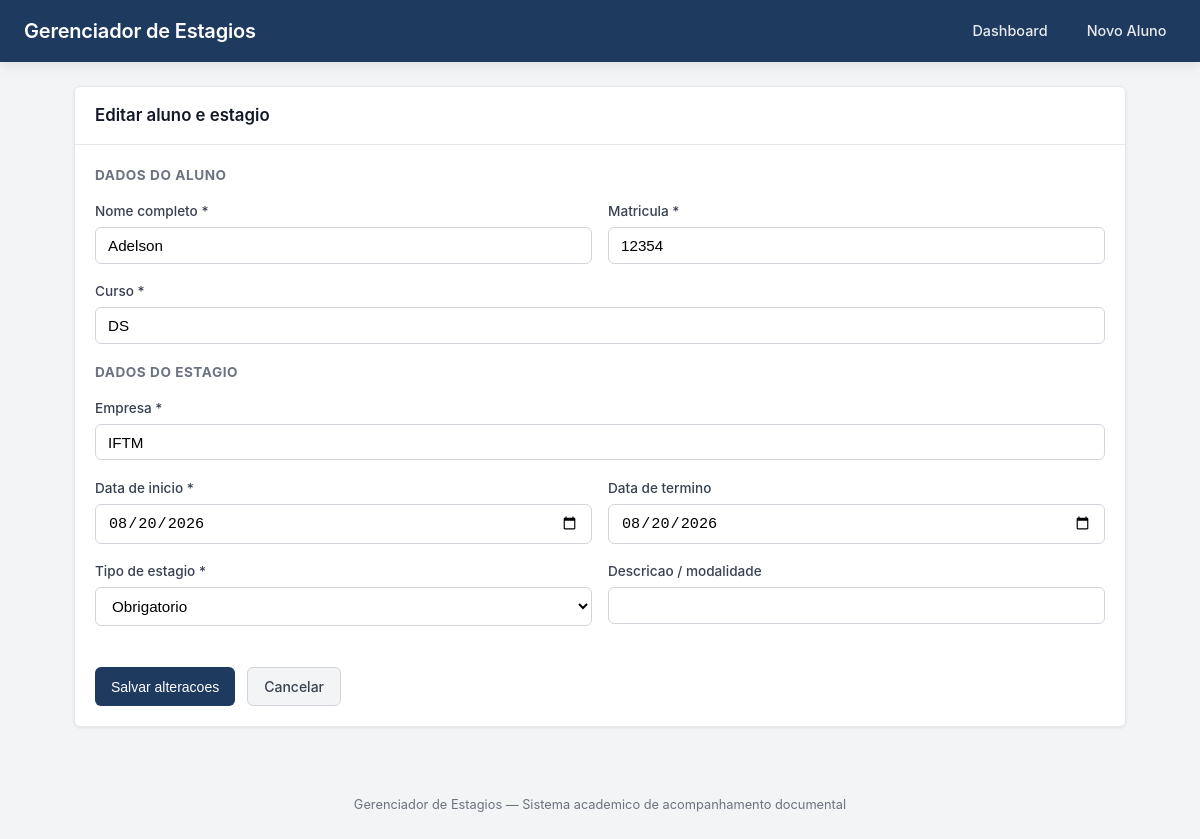
Page /aluno/1/editar on the committed database.
### tables this page shows
CREATE TABLE alunos (
    id INTEGER PRIMARY KEY AUTOINCREMENT,
    nome TEXT NOT NULL,
    matricula TEXT NOT NULL UNIQUE,
    curso TEXT NOT NULL,
    created_at DATETIME DEFAULT CURRENT_TIMESTAMP,
    updated_at DATETIME DEFAULT CURRENT_TIMESTAMP
);

CREATE TABLE estagios (
    id INTEGER PRIMARY KEY AUTOINCREMENT,
    aluno_id INTEGER NOT NULL,
    empresa TEXT NOT NULL,
    inicio DATE NOT NULL,
    termino DATE,
    obrigatorio INTEGER NOT NULL DEFAULT 1,
    tipo TEXT,
    situacao TEXT DEFAULT "PENDENTE",
    created_at DATETIME DEFAULT CURRENT_TIMESTAMP,
    updated_at DATETIME DEFAULT CURRENT_TIMESTAMP,
    FOREIGN KEY (aluno_id) REFERENCES alunos(id) ON DELETE CASCADE
);

### app.py (the view, shortened to what this page needs)
@app.route("/aluno/<int:aluno_id>/editar", methods=["GET", "POST"])
def editar_aluno(aluno_id):
    db = get_db()
    aluno_row = db.execute(
        "SELECT * FROM alunos WHERE id = ?", (aluno_id,)
    ).fetchone()
    if not aluno_row:
        flash("Aluno nao encontrado.", "error")
        return redirect(url_for("index"))
    estagio = db.execute(
        "SELECT * FROM estagios WHERE aluno_id = ? ORDER BY id DESC LIMIT 1",
        (aluno_id,),
    ).fetchone()
    return render_template("editar.html", aluno=aluno_row, estagio=estagio)

### app.py (called while the page is built)
def get_db():
    if "db" not in g:
        g.db = sqlite3.connect(str(DATABASE))
        g.db.row_factory = sqlite3.Row
        g.db.execute("PRAGMA foreign_keys = ON")
    return g.db

### templates/editar.html (shortened to what this page needs)
{% extends "base.html" %}
{% block content %}
<div class="card">
    <div class="card-header">
        <h2>Editar aluno e estagio</h2>
    </div>
    <div class="card-body">
        <form method="post" action="{{ url_for('editar_aluno', aluno_id=aluno.id) }}">
            <h3 class="mb-2 text-sm" style="color: var(--gray-500); text-transform: uppercase; letter-spacing: 0.04em;">Dados do aluno</h3>
            <div class="form-row">
                <div class="form-group">
                    <label for="nome">Nome completo *</label>
                    <input type="text" id="nome" name="nome" required maxlength="200" value="{{ aluno.nome }}">
                </div>
                <div class="form-group">
                    <label for="matricula">Matricula *</label>
                    <input type="text" id="matricula" name="matricula" required maxlength="50" value="{{ aluno.matricula }}">
                </div>
            </div>
            <div class="form-group">
                <label for="curso">Curso *</label>
                <input type="text" id="curso" name="curso" required maxlength="150" value="{{ aluno.curso }}">
            </div>
            {% if estagio %}
            <h3 class="mb-2 mt-2 text-sm" style="color: var(--gray-500); text-transform: uppercase; letter-spacing: 0.04em;">Dados do estagio</h3>
            <div class="form-group">
                <label for="empresa">Empresa *</label>
                <input type="text" id="empresa" name="empresa" required maxlength="200" value="{{ estagio.empresa }}">
            </div>
            <div class="form-row">
                <div class="form-group">
                    <label for="inicio">Data de inicio *</label>
                    <input type="date" id="inicio" name="inicio" required value="{{ estagio.inicio }}">
                </div>
                <div class="form-group">
                    <label for="termino">Data de termino</label>
                    <input type="date" id="termino" name="termino" value="{{ estagio.termino or '' }}">
                </div>
            </div>
            <div class="form-row">
                <div class="form-group">
                    <label for="obrigatorio">Tipo de estagio *</label>
                    <select id="obrigatorio" name="obrigatorio" required>
                        <option value="1" {% if estagio.obrigatorio %}selected{% endif %}>Obrigatorio</option>
                    </select>
                </div>
                <div class="form-group">
                    <label for="tipo">Descricao / modalidade</label>
                    <input type="text" id="tipo" name="tipo" maxlength="100" value="{{ estagio.tipo or '' }}">
                </div>
            </div>
            {% endif %}
            <div class="form-actions">
                <button type="submit" class="btn btn-primary">Salvar alteracoes</button>
                <a href="{{ url_for('aluno', aluno_id=aluno.id) }}" class="btn btn-secondary">Cancelar</a>
            </div>
        </form>
    </div>
</div>
{% endblock %}

### static/css/style.css (style rules this page uses)
:root { --primary: #1e3a5f; --primary-hover: #152a45; --secondary: #3b82f6; --success: #16a34a; --success-bg: #dcfce7; --warning: #ca8a04; --warning-bg: #fef9c3; --danger: #dc2626; --danger-bg: #fee2e2; --gray-50: #f9fafb; --gray-100: #f3f4f6; --gray-200: #e5e7eb; --gray-300: #d1d5db; --gray-500: #6b7280; --gray-700: #374151; --gray-900: #111827; --radius: 6px; --shadow: 0 1px 3px rgba(0, 0, 0, 0.08); --shadow-md: 0 4px 12px rgba(0, 0, 0, 0.08); }
* { box-sizing: border-box; margin: 0; padding: 0; }
body { font-family: -apple-system, BlinkMacSystemFont, "Segoe UI", Roboto, "Helvetica Neue", Arial, sans-serif; background: var(--gray-100); color: var(--gray-900); line-height: 1.5; min-height: 100vh; }
a { color: var(--secondary); text-decoration: none; }
.card { background: #fff; border-radius: var(--radius); box-shadow: var(--shadow); border: 1px solid var(--gray-200); margin-bottom: 1.25rem; }
.card-header { padding: 1rem 1.25rem; border-bottom: 1px solid var(--gray-200); display: flex; align-items: center; justify-content: space-between; gap: 1rem; flex-wrap: wrap; }
.card-header h2 { font-size: 1.05rem; font-weight: 600; color: var(--gray-900); }
.card-body { padding: 1.25rem; }
.btn { display: inline-flex; align-items: center; justify-content: center; gap: 0.35rem; padding: 0.5rem 1rem; font-size: 0.875rem; font-weight: 500; border: none; border-radius: var(--radius); cursor: pointer; text-decoration: none; transition: background 0.15s, color 0.15s; white-space: nowrap; }
.btn-primary { background: var(--primary); color: #fff; }
.btn-secondary { background: var(--gray-100); color: var(--gray-700); border: 1px solid var(--gray-300); }
.form-group { margin-bottom: 1.1rem; }
.form-group label { display: block; font-size: 0.85rem; font-weight: 500; color: var(--gray-700); margin-bottom: 0.35rem; }
.form-group input[type="text"], .form-group input[type="date"], .form-group input[type="file"], .form-group select, .form-group textarea { width: 100%; padding: 0.55rem 0.75rem; border: 1px solid var(--gray-300); border-radius: var(--radius); font-size: 0.95rem; outline: none; transition: border-color 0.15s; background: #fff; }
.form-row { display: grid; grid-template-columns: 1fr 1fr; gap: 1rem; }
.form-actions { display: flex; gap: 0.75rem; margin-top: 1.5rem; flex-wrap: wrap; }
.mt-2 { margin-top: 1rem; }
.mb-2 { margin-bottom: 1rem; }
.text-sm { font-size: 0.85rem; }

### rows in the picture
alunos: nome "Adelson", matricula "12354", curso "DS"
estagios: empresa "IFTM", inicio "08/20/2026", termino "08/20/2026", obrigatorio "Obrigatorio"
